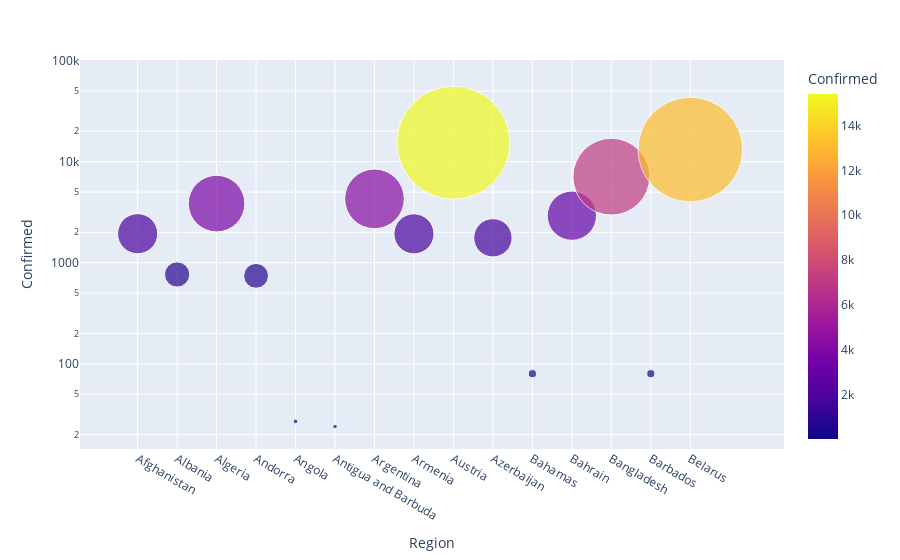

Notebook source saved alongside this figure:
### Markdown cell above
Data Visualization through Bubble Charts-Region Wise top 15

### Code cell
px.scatter(Covid19.head(15),  x = 'Region',  y = 'Confirmed',
           hover_data=['Region', 'Deaths','Recovered'], 
          color = 'Confirmed', size='Confirmed', size_max=80,log_y=True)

### Figure 1 — Plotly figure (JSON) as saved in the notebook; plotly's stock layout.template omitted (floating-point values rounded to 4 significant figures)
{"data": [{"customdata": [[60, 252], [30, 455], [444, 1702], [42, 423], [2, 7], [3, 11], [214, 1192], [30, 900], [580, 12779], [23, 1267], [11, 23], [8, 1455], [163, 150], [7, 39], [84, 2072]], "hovertemplate": "Region=%{x}<br>Confirmed=%{marker.color}<br>Deaths=%{customdata[0]}<br>Recovered=%{customdata[1]}<extra></extra>", "legendgroup": "", "marker": {"color": [1939, 766, 3848, 743, 27, 24, 4285, 1932, 15402, 1766, 80, 2921, 7103, 80, 13181], "coloraxis": "coloraxis", "size": [1939, 766, 3848, 743, 27, 24, 4285, 1932, 15402, 1766, 80, 2921, 7103, 80, 13181], "sizemode": "area", "sizeref": 2.407, "symbol": "circle"}, "mode": "markers", "name": "", "orientation": "v", "showlegend": false, "type": "scatter", "x": ["Afghanistan", "Albania", "Algeria", "Andorra", "Angola", "Antigua and Barbuda", "Argentina", "Armenia", "Austria", "Azerbaijan", "Bahamas", "Bahrain", "Bangladesh", "Barbados", "Belarus"], "xaxis": "x", "y": [1939, 766, 3848, 743, 27, 24, 4285, 1932, 15402, 1766, 80, 2921, 7103, 80, 13181], "yaxis": "y"}], "layout": {"coloraxis": {"colorbar": {"title": {"text": "Confirmed"}}, "colorscale": [[0, "#0d0887"], [0.1111, "#46039f"], [0.2222, "#7201a8"], [0.3333, "#9c179e"], [0.4444, "#bd3786"], [0.5556, "#d8576b"], [0.6667, "#ed7953"], [0.7778, "#fb9f3a"], [0.8889, "#fdca26"], [1, "#f0f921"]]}, "legend": {"itemsizing": "constant", "tracegroupgap": 0}, "margin": {"t": 60}, "xaxis": {"anchor": "y", "domain": [0, 1], "title": {"text": "Region"}}, "yaxis": {"anchor": "x", "domain": [0, 1], "title": {"text": "Confirmed"}, "type": "log"}}}
